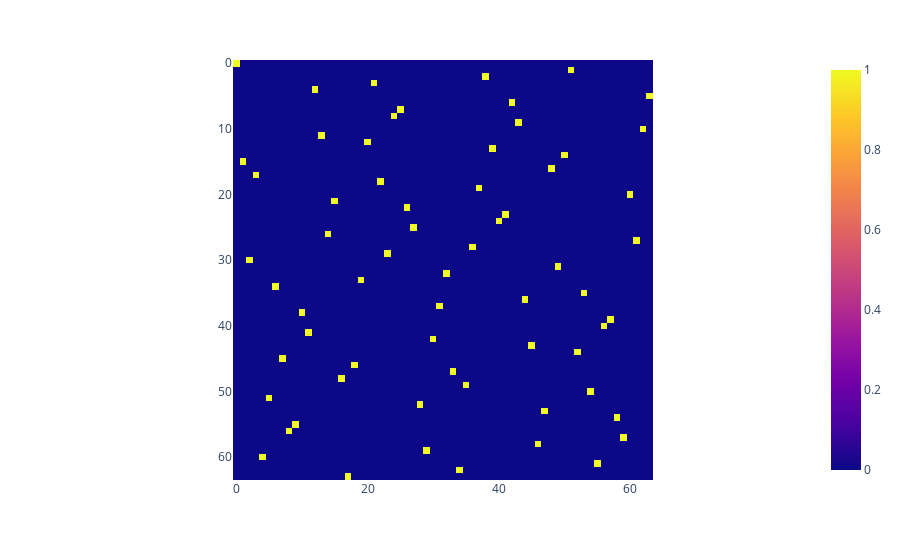

Notebook cell for this chart:
### Code cell
op = Operator(EfficientSU2(6,entanglement="reverse_linear",su2_gates=[],reps=3))
px.imshow(np.real(op.data)).show()
print(np.real(op.data))

### Figure 1 — Plotly figure (JSON) as saved in the notebook; plotly's stock layout.template omitted (floating-point values rounded to 4 significant figures; data arrays with more than 128 entries replaced by an {"elided": "..."} marker saying what was removed)
{"data": [{"coloraxis": "coloraxis", "hovertemplate": "x: %{x}<br>y: %{y}<br>color: %{z}<extra></extra>", "name": "0", "type": "heatmap", "xaxis": "x", "yaxis": "y", "z": {"elided": "64x64 int values"}}], "layout": {"coloraxis": {"colorscale": [[0, "#0d0887"], [0.1111, "#46039f"], [0.2222, "#7201a8"], [0.3333, "#9c179e"], [0.4444, "#bd3786"], [0.5556, "#d8576b"], [0.6667, "#ed7953"], [0.7778, "#fb9f3a"], [0.8889, "#fdca26"], [1, "#f0f921"]]}, "margin": {"t": 60}, "xaxis": {"anchor": "y", "constrain": "domain", "domain": [0, 1], "scaleanchor": "y"}, "yaxis": {"anchor": "x", "autorange": "reversed", "constrain": "domain", "domain": [0, 1]}}}
